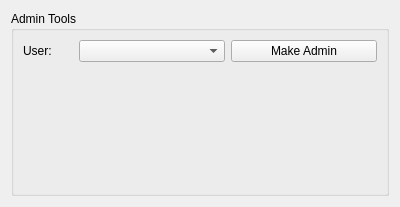
<?xml version="1.0" encoding="UTF-8"?>
<ui version="4.0">
 <class>Form</class>
 <widget class="QWidget" name="Form">
  <property name="geometry">
   <rect>
    <x>0</x>
    <y>0</y>
    <width>400</width>
    <height>207</height>
   </rect>
  </property>
  <property name="windowTitle">
   <string>Form</string>
  </property>
  <layout class="QGridLayout" name="gridLayout">
   <item row="0" column="0">
    <widget class="QGroupBox" name="groupBox">
     <property name="title">
      <string>Admin Tools</string>
     </property>
     <layout class="QGridLayout" name="gridLayout_2">
      <item row="2" column="0" colspan="3">
       <widget class="QLabel" name="messageLabel">
        <property name="text">
         <string/>
        </property>
        <property name="alignment">
         <set>Qt::AlignCenter</set>
        </property>
       </widget>
      </item>
      <item row="0" column="1">
       <widget class="QComboBox" name="userBox">
        <property name="focusPolicy">
         <enum>Qt::NoFocus</enum>
        </property>
       </widget>
      </item>
      <item row="3" column="0" colspan="3">
       <spacer name="verticalSpacer">
        <property name="orientation">
         <enum>Qt::Vertical</enum>
        </property>
        <property name="sizeHint" stdset="0">
         <size>
          <width>20</width>
          <height>40</height>
         </size>
        </property>
       </spacer>
      </item>
      <item row="0" column="2">
       <widget class="QPushButton" name="makeAdminButt">
        <property name="focusPolicy">
         <enum>Qt::NoFocus</enum>
        </property>
        <property name="text">
         <string>Make Admin</string>
        </property>
       </widget>
      </item>
      <item row="0" column="0">
       <widget class="QLabel" name="label">
        <property name="maximumSize">
         <size>
          <width>50</width>
          <height>16777215</height>
         </size>
        </property>
        <property name="text">
         <string>User:</string>
        </property>
       </widget>
      </item>
      <item row="1" column="0" colspan="3">
       <spacer name="verticalSpacer_2">
        <property name="orientation">
         <enum>Qt::Vertical</enum>
        </property>
        <property name="sizeHint" stdset="0">
         <size>
          <width>20</width>
          <height>40</height>
         </size>
        </property>
       </spacer>
      </item>
     </layout>
    </widget>
   </item>
  </layout>
 </widget>
 <resources/>
 <connections/>
</ui>
